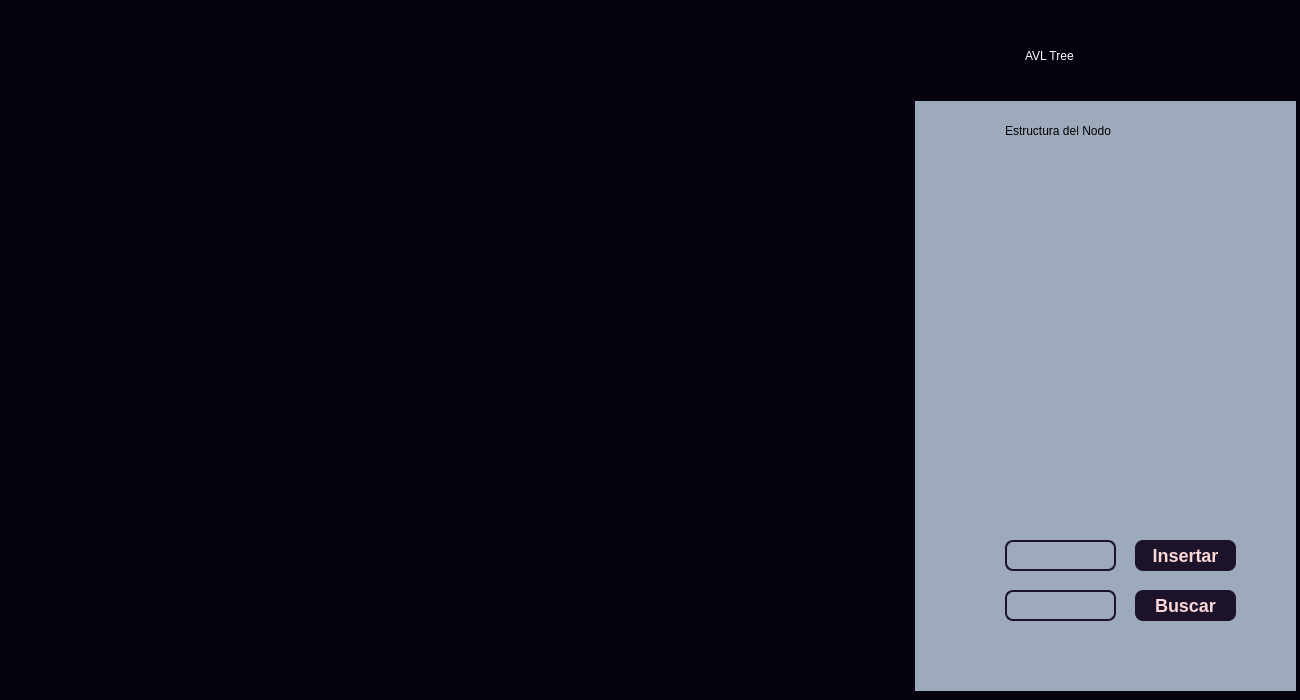
<?xml version="1.0" encoding="UTF-8"?>
<ui version="4.0">
 <class>avlform</class>
 <widget class="QDialog" name="avlform">
  <property name="geometry">
   <rect>
    <x>0</x>
    <y>0</y>
    <width>1300</width>
    <height>700</height>
   </rect>
  </property>
  <property name="windowTitle">
   <string>Dialog</string>
  </property>
  <property name="styleSheet">
   <string notr="true">background: rgb(5,2,13);</string>
  </property>
  <widget class="QScrollArea" name="scrollArea">
   <property name="geometry">
    <rect>
     <x>7</x>
     <y>10</y>
     <width>901</width>
     <height>681</height>
    </rect>
   </property>
   <property name="widgetResizable">
    <bool>true</bool>
   </property>
   <widget class="QWidget" name="scrollAreaWidgetContents_2">
    <property name="geometry">
     <rect>
      <x>0</x>
      <y>0</y>
      <width>899</width>
      <height>679</height>
     </rect>
    </property>
    <layout class="QGridLayout" name="gridLayout_2">
     <item row="0" column="0">
      <widget class="QLabel" name="labelGrafico_2">
       <property name="text">
        <string/>
       </property>
      </widget>
     </item>
    </layout>
   </widget>
  </widget>
  <widget class="QWidget" name="widget" native="true">
   <property name="geometry">
    <rect>
     <x>915</x>
     <y>10</y>
     <width>381</width>
     <height>681</height>
    </rect>
   </property>
   <property name="styleSheet">
    <string notr="true">background: #9DAABC;
</string>
   </property>
   <widget class="QPushButton" name="btnInsertar">
    <property name="geometry">
     <rect>
      <x>220</x>
      <y>530</y>
      <width>101</width>
      <height>31</height>
     </rect>
    </property>
    <property name="styleSheet">
     <string notr="true">QPushButton {
	background-color: rgb(28,19,42);
    border-style: outset;
    border-width: 0px;
    border-radius: 8px;
    border-color: beige;
    font: bold 18px;
	color: rgb(254,215,215);
    padding: 6px;
}</string>
    </property>
    <property name="text">
     <string>Insertar</string>
    </property>
   </widget>
   <widget class="QTextEdit" name="inputT">
    <property name="geometry">
     <rect>
      <x>90</x>
      <y>530</y>
      <width>111</width>
      <height>31</height>
     </rect>
    </property>
    <property name="styleSheet">
     <string notr="true">
QTextEdit{
border:2px;
border-style:solid;
border-color:rgb(28,19,42);
border-radius: 8px;
}

QTextEdit:focus {
    background-color: #DDD;
}</string>
    </property>
   </widget>
   <widget class="QPushButton" name="btnBuscar">
    <property name="geometry">
     <rect>
      <x>220</x>
      <y>580</y>
      <width>101</width>
      <height>31</height>
     </rect>
    </property>
    <property name="styleSheet">
     <string notr="true">QPushButton {
	background-color: rgb(28,19,42);
    border-style: outset;
    border-width: 0px;
    border-radius: 8px;
    border-color: beige;
    font: bold 18px;
	color: rgb(254,215,215);
    padding: 6px;
}</string>
    </property>
    <property name="text">
     <string>Buscar</string>
    </property>
   </widget>
   <widget class="QLabel" name="label_2">
    <property name="geometry">
     <rect>
      <x>90</x>
      <y>100</y>
      <width>201</width>
      <height>41</height>
     </rect>
    </property>
    <property name="styleSheet">
     <string notr="true">background: transparent;
font: 14pt &quot;Cooper Black&quot;;
color: black;</string>
    </property>
    <property name="text">
     <string>Estructura del Nodo</string>
    </property>
    <property name="textFormat">
     <enum>Qt::AutoText</enum>
    </property>
   </widget>
   <widget class="QLabel" name="labelCodeImg">
    <property name="geometry">
     <rect>
      <x>10</x>
      <y>140</y>
      <width>361</width>
      <height>331</height>
     </rect>
    </property>
    <property name="text">
     <string/>
    </property>
   </widget>
   <widget class="QWidget" name="widget_2" native="true">
    <property name="geometry">
     <rect>
      <x>0</x>
      <y>0</y>
      <width>381</width>
      <height>91</height>
     </rect>
    </property>
    <property name="styleSheet">
     <string notr="true">background: rgb(5,2,13);</string>
    </property>
    <widget class="QLabel" name="label">
     <property name="geometry">
      <rect>
       <x>110</x>
       <y>20</y>
       <width>171</width>
       <height>51</height>
      </rect>
     </property>
     <property name="styleSheet">
      <string notr="true">background: transparent;
font: 25pt &quot;Cooper Black&quot;;
color: white;</string>
     </property>
     <property name="text">
      <string>AVL Tree</string>
     </property>
     <property name="textFormat">
      <enum>Qt::AutoText</enum>
     </property>
    </widget>
   </widget>
   <widget class="QTextEdit" name="inputTFind">
    <property name="geometry">
     <rect>
      <x>90</x>
      <y>580</y>
      <width>111</width>
      <height>31</height>
     </rect>
    </property>
    <property name="styleSheet">
     <string notr="true">
QTextEdit{
border:2px;
border-style:solid;
border-color:rgb(28,19,42);
border-radius: 8px;
}

QTextEdit:focus {
    background-color: #DDD;
}</string>
    </property>
   </widget>
  </widget>
 </widget>
 <resources/>
 <connections/>
</ui>
